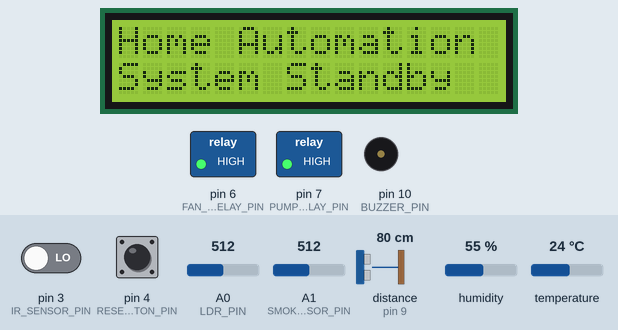
This sketch was run on a simulated Arduino Uno, built with avr-gcc and run on an emulated ATmega328P. Shown: 16×2 character LCD, switched loads named in the sketch (green lamp = pin HIGH), buzzer (waves = sounding, pin HIGH). The inputs (shaded band) are chosen by the test bench; at power-on: A0 (LDR_PIN) = 512, pin 3 (IR_SENSOR_PIN) LOW, pin 4 (RESET_BUTTON_PIN) HIGH, A1 (SMOKE_SENSOR_PIN) = 512, distance to the obstacle (sensor on pin 9) 80 cm, humidity 55 %, temperature 24 °C. The echo pulse lasts 58.3 µs per cm; pins used as bus, display or sensor lines are not drawn; what the sketch prints to the serial monitor is not drawn.

Above: at 0.1 s.
At 3.2 s:
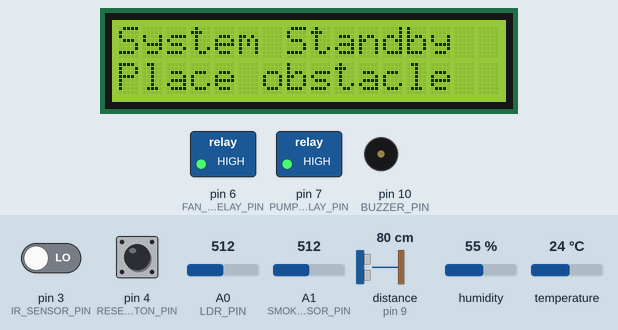
3.3 s: A0 (LDR_PIN) set to 735
4.9 s: A0 (LDR_PIN) set to 764
At 5.7 s:
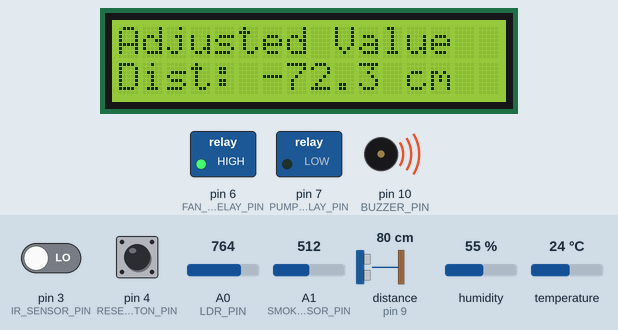
Timing chart, 0 to 7.9 s (numbered marks = the images above; inputs shaded):
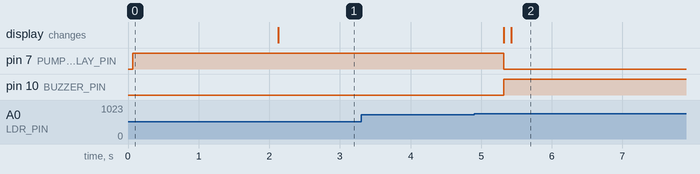

Measured:
- the behaviour switches between 750 and 751 on A0 (LDR_PIN) (found by bisection; images 1 and 2)
- after the input at 3.3 s, every drawn part: stays the same
- after the input at 4.9 s, pin 7 (PUMP_MOTOR_RELAY_PIN): HIGH → LOW after 0.42 s; pin 10 (BUZZER_PIN): LOW → HIGH after 0.42 s; the display: first changes after 0.42 s (image 2 shows a later state)

The sketch:

home_automation_monitoring.ino
```cpp
// Include necessary libraries
#include <Wire.h>
#include <LiquidCrystal_I2C.h>
#include <DHT.h>

//--- PIN DEFINITIONS ---//
// Sensors
#define LDR_PIN A0
#define DHT_PIN 2
#define SMOKE_SENSOR_PIN A1
#define IR_SENSOR_PIN 3
#define TRIG_PIN 8
#define ECHO_PIN 9
// Actuators & Inputs
#define BUZZER_PIN 10
#define RESET_BUTTON_PIN 4
#define FAN_MOTOR_RELAY_PIN 6 // Relay IN1 for 12V Fan Motor
#define PUMP_MOTOR_RELAY_PIN 7 // Relay IN2 for 3V Pump Motor

//--- SENSOR & MODULE SETUP ---//
// LCD setup (address 0x27 is common, but may vary. Use an I2C scanner if it doesn't work)
LiquidCrystal_I2C lcd(0x27, 16, 2);

// DHT Sensor setup
#define DHT_TYPE DHT11
DHT dht(DHT_PIN, DHT_TYPE);

//--- PROJECT THRESHOLDS & SETTINGS (ADJUST THESE VALUES) ---//
const int LDR_ACTIVATION_THRESHOLD = 750; // Value below which the system activates (in darkness)
const float TEMPERATURE_THRESHOLD = 28.0; // Temperature in Celsius to turn on the fan
const int SMOKE_THRESHOLD = 400;          // Analog value from MQ-2 to trigger alarm
const float TANK_HEIGHT_CM = 20.0;        // Total height of your water tank in cm

//--- GLOBAL VARIABLES ---//
bool isSystemActive = false;
bool isSmokeAlarmActive = false;

void setup() {
  // Start serial communication for debugging
  Serial.begin(9600);

  // Initialize LCD and DHT Sensor
  lcd.init();
  lcd.backlight();
  dht.begin();

  // Set pin modes for all components
  pinMode(LDR_PIN, INPUT);
  pinMode(SMOKE_SENSOR_PIN, INPUT);
  pinMode(IR_SENSOR_PIN, INPUT);
  pinMode(RESET_BUTTON_PIN, INPUT_PULLUP); // Use internal pull-up resistor

  pinMode(TRIG_PIN, OUTPUT);
  pinMode(ECHO_PIN, INPUT);

  pinMode(FAN_MOTOR_RELAY_PIN, OUTPUT);
  pinMode(PUMP_MOTOR_RELAY_PIN, OUTPUT);
  pinMode(BUZZER_PIN, OUTPUT);

  // Ensure all actuators are off at the start
  digitalWrite(FAN_MOTOR_RELAY_PIN, HIGH); // Relays are often active-LOW
  digitalWrite(PUMP_MOTOR_RELAY_PIN, HIGH);
  digitalWrite(BUZZER_PIN, LOW);

  // Initial message on LCD
  lcd.setCursor(0, 0);
  lcd.print("Home Automation");
  lcd.setCursor(0, 1);
  lcd.print("System Standby");
  delay(2000);
  lcd.clear();
}

void loop() {
  // 1. Check for system activation via LDR
  int ldrValue = analogRead(LDR_PIN);
  Serial.print("LDR Value: ");
  Serial.println(ldrValue);

  if (ldrValue > LDR_ACTIVATION_THRESHOLD) {
    if (!isSystemActive) {
      isSystemActive = true;
      Serial.println("System Activated");
      lcd.clear();
    }
  } else {
    if (isSystemActive) {
      isSystemActive = false;
      deactivateAllSystems();
      Serial.println("System Deactivated");
    }
  }

  // 2. Run main functions only if the system is active
  if (isSystemActive) {
    handleTemperature();
    handleSmoke();
    handleWaterDispenser();
    displayWaterLevel();
  } else {
    // Display standby message if system is off
    lcd.setCursor(0, 0);
    lcd.print("System Standby  ");
    lcd.setCursor(0, 1);
    lcd.print("Place obstacle  ");
  }

  delay(500); // Main loop delay
}

// --- FUNCTION DEFINITIONS --- //

void handleTemperature() {
  float temp = dht.readTemperature();

  // Check if read failed
  if (isnan(temp)) {
    Serial.println("Failed to read from DHT sensor!");
    return;
  }

  Serial.print("Temperature: ");
  Serial.print(temp);
  Serial.println(" C");

  if (temp > TEMPERATURE_THRESHOLD) {
    digitalWrite(FAN_MOTOR_RELAY_PIN, LOW); // Turn fan ON (active-LOW)
    Serial.println("Fan ON");
  } else {
    digitalWrite(FAN_MOTOR_RELAY_PIN, HIGH); // Turn fan OFF
    Serial.println("Fan OFF");
  }
}

void handleSmoke() {
  int smokeValue = analogRead(SMOKE_SENSOR_PIN);
  Serial.print("Smoke Value: ");
  Serial.println(smokeValue);

  // Trigger alarm if smoke detected and alarm isn't already active
  if (smokeValue > SMOKE_THRESHOLD && !isSmokeAlarmActive) {
    isSmokeAlarmActive = true;
    Serial.println("SMOKE DETECTED!");
  }

  // Sound the buzzer if the alarm is active
  if (isSmokeAlarmActive) {
    digitalWrite(BUZZER_PIN, HIGH);
  } else {
    digitalWrite(BUZZER_PIN, LOW);
  }

  // Check for reset button press to silence the alarm
  if (digitalRead(RESET_BUTTON_PIN) == LOW && isSmokeAlarmActive) {
    isSmokeAlarmActive = false;
    digitalWrite(BUZZER_PIN, LOW);
    Serial.println("Buzzer Reset");
    delay(200); // Debounce delay
  }
}

void handleWaterDispenser() {
  // Corrected logic: IR sensor LOW = object detected -> Pump ON
  if (digitalRead(IR_SENSOR_PIN) == LOW) {
    digitalWrite(PUMP_MOTOR_RELAY_PIN, LOW); // Pump ON (active-LOW relay)
    Serial.println("Object detected -> Pump ON");
  } else {
    digitalWrite(PUMP_MOTOR_RELAY_PIN, HIGH); // Pump OFF
    Serial.println("No object -> Pump OFF");
  }
}

void displayWaterLevel() {
  // Trigger the ultrasonic sensor
  digitalWrite(TRIG_PIN, LOW);
  delayMicroseconds(2);
  digitalWrite(TRIG_PIN, HIGH);
  delayMicroseconds(10);
  digitalWrite(TRIG_PIN, LOW);

  // Read the echo pulse
  long duration = pulseIn(ECHO_PIN, HIGH, 20000UL); // 20ms timeout

  // Calculate distance in cm
  float distance = duration * 0.034 / 2;

  // Apply your formula: (7 - distance)
  float adjustedValue = 7.0 - distance;

  // Print to Serial Monitor
  Serial.print("Raw Distance: ");
  Serial.print(distance);
  Serial.print(" cm | Adjusted: ");
  Serial.print(adjustedValue);
  Serial.println(" cm");

  // Display on LCD
  lcd.setCursor(0, 0);
  lcd.print("Adjusted Value  "); // Clear line
  lcd.setCursor(0, 1);
  lcd.print("Dist: " + String(adjustedValue, 1) + " cm   ");
}


void deactivateAllSystems() {
  digitalWrite(FAN_MOTOR_RELAY_PIN, HIGH); // Fan OFF
  digitalWrite(PUMP_MOTOR_RELAY_PIN, HIGH); // Pump OFF
  digitalWrite(BUZZER_PIN, LOW); // Buzzer OFF
  isSmokeAlarmActive = false;
  lcd.clear();
}
```
